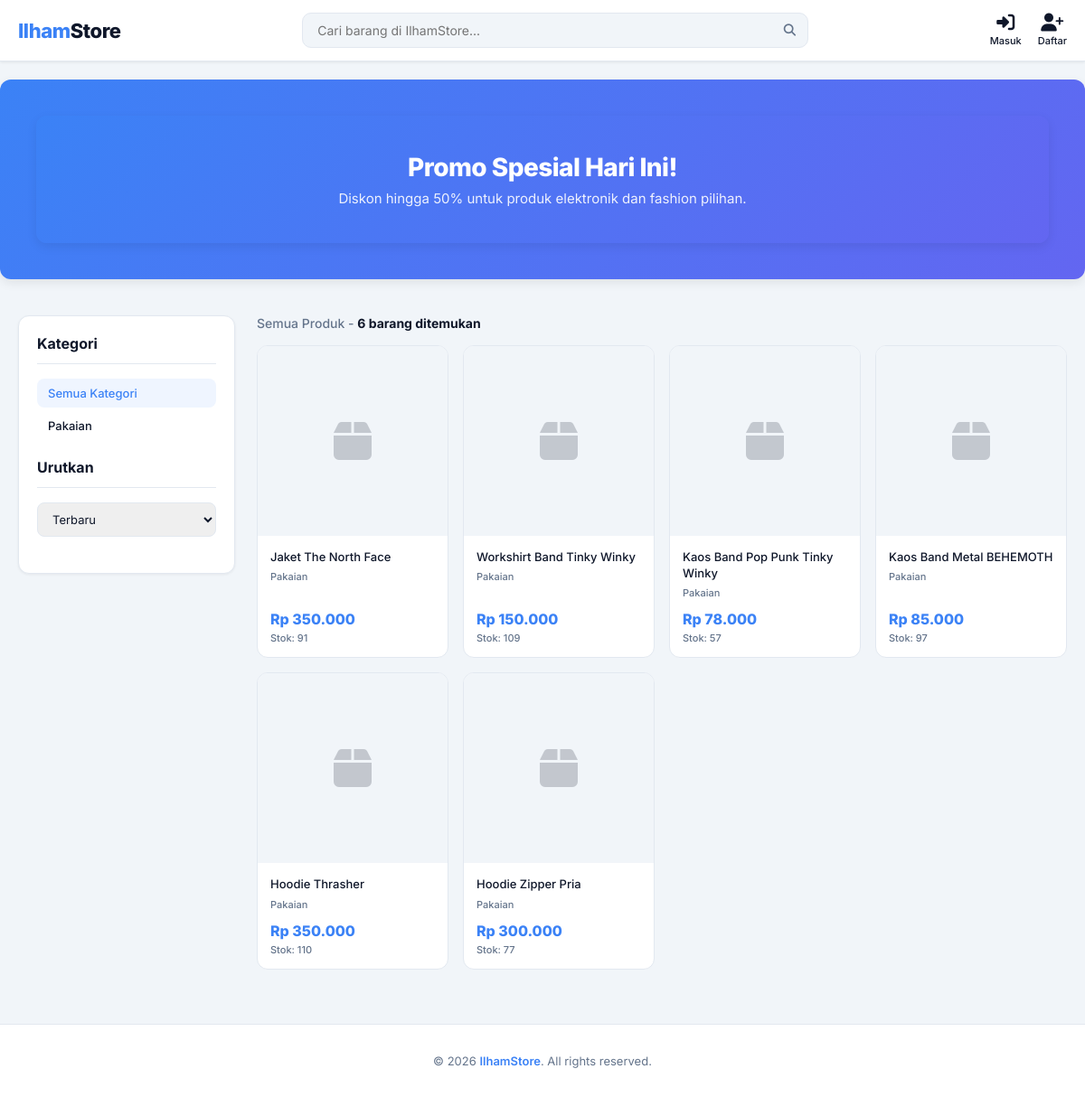
The page / on the database its author committed.
### tables this page shows
CREATE TABLE `products` (
  `id` int(11) NOT NULL,
  `name` varchar(255) NOT NULL,
  `description` text DEFAULT NULL,
  `price` decimal(15,2) NOT NULL,
  `stock` int(11) NOT NULL DEFAULT 0,
  `image` varchar(255) DEFAULT NULL,
  `category` varchar(100) DEFAULT NULL,
  `category_id` int(11) DEFAULT NULL,
  `status` enum('active','inactive') NOT NULL DEFAULT 'active',
  `created_at` timestamp NOT NULL DEFAULT current_timestamp(),
  `updated_at` timestamp NOT NULL DEFAULT current_timestamp() ON UPDATE current_timestamp()
);

### index.php (the view, shortened to what this page needs)
<?php
$search = ltrim($_GET['search'] ?? '');
$category_filter = $_GET['category'] ?? '';
$sort = $_GET['sort'] ?? 'newest';
try {
    $pdo = getDBConnection();
    $stmt = $pdo->query("SELECT DISTINCT category FROM products WHERE status = 'active' AND category IS NOT NULL");
    $categories = $stmt->fetchAll(PDO::FETCH_COLUMN);
    $query = "SELECT * FROM products WHERE status = 'active'";
    $params = [];
    switch($sort) {
        case 'newest':
        default:
            $query .= " ORDER BY created_at DESC";
    }
    $stmt = $pdo->prepare($query);
    $stmt->execute($params);
    $products = $stmt->fetchAll();
} catch (PDOException $e) {
    $products = [];
    $categories = [];
    $error = "Terjadi kesalahan: " . $e->getMessage();
}
?>
<!DOCTYPE html>
<html lang="id">
<head>
    <link rel="stylesheet" href="https://cdnjs.cloudflare.com/ajax/libs/font-awesome/6.4.0/css/all.min.css">
</head>
<body>
    <header>
        <div class="navbar">
            <div class="logo" onclick="window.location.href='index.php'">Ilham<span>Store</span></div>
            <form class="search-container" method="GET" action="">
                <input type="text" name="search" value="<?php echo htmlspecialchars($search); ?>" placeholder="Cari barang di IlhamStore...">
                <button type="submit" style="background:none; border:none; cursor:pointer; position:absolute; right:0; top:0; height:100%; width:40px;">
                    <i class="fas fa-search search-icon"></i>
                </button>
            </form>
            <div class="nav-actions">
                <?php if(isset($_SESSION['user_logged_in'])): ?>
                    <a href="User/dashboard_user.php" class="nav-item">
                        <i class="fas fa-user"></i>
                        <span>Akun</span>
                    </a>
                    <a href="User/dashboard_user.php?section=cart" class="nav-item">
                        <i class="fas fa-shopping-cart"></i>
                        <span>Keranjang</span>
                        <?php
                            $cart_count = isset($_SESSION['cart']) ? count($_SESSION['cart']) : 0;
                            if($cart_count > 0) echo '<span class="cart-count">' . $cart_count . '</span>';
                        ?>
                    </a>
                <?php else: ?>
                    <a href="Auth/login.php" class="nav-item">
                        <i class="fas fa-sign-in-alt"></i>
                        <span>Masuk</span>
                    </a>
                    <a href="Auth/register.php" class="nav-item">
                        <i class="fas fa-user-plus"></i>
                        <span>Daftar</span>
                    </a>
                <?php endif; ?>
            </div>
        </div>
    </header>
    <div class="hero-banner">
        <div>
            <h1>Promo Spesial Hari Ini!</h1>
            <p>Diskon hingga 50% untuk produk elektronik dan fashion pilihan.</p>
        </div>
    </div>
    <div class="container">
        <aside class="filter-sidebar">
            <h3>Kategori</h3>
            <div class="filter-group">
                <ul>
                    <li>
                        <a href="?search=<?php echo urlencode($search); ?>&sort=<?php echo urlencode($sort); ?>" class="<?php echo empty($category_filter) ? 'active-filter' : ''; ?>">
                            Semua Kategori
                        </a>
                    </li>
                    <?php foreach($categories as $cat): ?>
                    <li>
                        <a href="?search=<?php echo urlencode($search); ?>&category=<?php echo urlencode($cat); ?>&sort=<?php echo urlencode($sort); ?>"
                           class="<?php echo $category_filter === $cat ? 'active-filter' : ''; ?>">
                            <?php echo htmlspecialchars($cat); ?>
                        </a>
                    </li>
                    <?php endforeach; ?>
                </ul>
            </div>
            <div class="filter-group">
                <h3>Urutkan</h3>
                <select class="sort-select" onchange="window.location.href=this.value">
                    <option value="?search=<?php echo urlencode($search); ?>&category=<?php echo urlencode($category_filter); ?>&sort=newest" <?php echo $sort === 'newest' ? 'selected' : ''; ?>>Terbaru</option>
                </select>
            </div>
        </aside>
        <main class="product-area">
            <div class="product-count">
                <?php echo $category_filter ? htmlspecialchars($category_filter) : 'Semua Produk'; ?>
                - <strong><?php echo count($products); ?> barang ditemukan</strong>
            </div>
            <div class="product-grid">
                <?php if (!empty($products)): ?>
                    <?php foreach ($products as $p): ?>
                        <a href="User/dashboard_user.php?section=products&search=<?php echo urlencode($p['name']); ?>" class="product-card">
                            <div class="card-image">
                                <?php
                                $image_path = 'uploads/products/' . ($p['image'] ?? '');
                                if (!empty($p['image']) && file_exists($image_path)): ?>
                                    <img src="<?php echo htmlspecialchars($image_path); ?>" alt="<?php echo htmlspecialchars($p['name']); ?>" loading="lazy">
                                <?php else: ?>
                                    <i class="fas fa-box no-image"></i>
                                <?php endif; ?>
                            </div>
                            <div class="card-info">
                                <div class="card-name" title="<?php echo htmlspecialchars($p['name']); ?>"><?php echo htmlspecialchars($p['name']); ?></div>
                                <div class="card-category"><?php echo htmlspecialchars($p['category'] ?? 'Kategori Umum'); ?></div>
                                <div class="card-price">Rp <?php echo number_format($p['price'], 0, ',', '.'); ?></div>
                                <?php if(isset($p['stock'])): ?>
                                <div class="card-stock <?php echo $p['stock'] <= 5 ? 'low' : ''; ?>">
                                    Stok: <?php echo $p['stock']; ?>
                                </div>
                                <?php endif; ?>
                            </div>
                        </a>
                    <?php endforeach; ?>
                <?php endif; ?>
            </div>
        </main>
    </div>
    <footer>
        <p>&copy; <?php echo date('Y'); ?> <a href="index.php">IlhamStore</a>. All rights reserved.</p>
    </footer>
</body>
</html>

### rows shown on the page
products: name "Jaket The North Face", category "Pakaian", price "350.000", stock "91"
products: name "Workshirt Band Tinky Winky", category "Pakaian", price "150.000", stock "109"
products: name "Kaos Band Pop Punk Tinky Winky", category "Pakaian", price "78.000", stock "57"
products: name "Kaos Band Metal BEHEMOTH", category "Pakaian", price "85.000", stock "97"
products: name "Hoodie Thrasher", category "Pakaian", price "350.000", stock "110"
products: name "Hoodie Zipper Pria", category "Pakaian", price "300.000", stock "77"

### other values the page prints
$cat "Pakaian"
count($products) "6"
